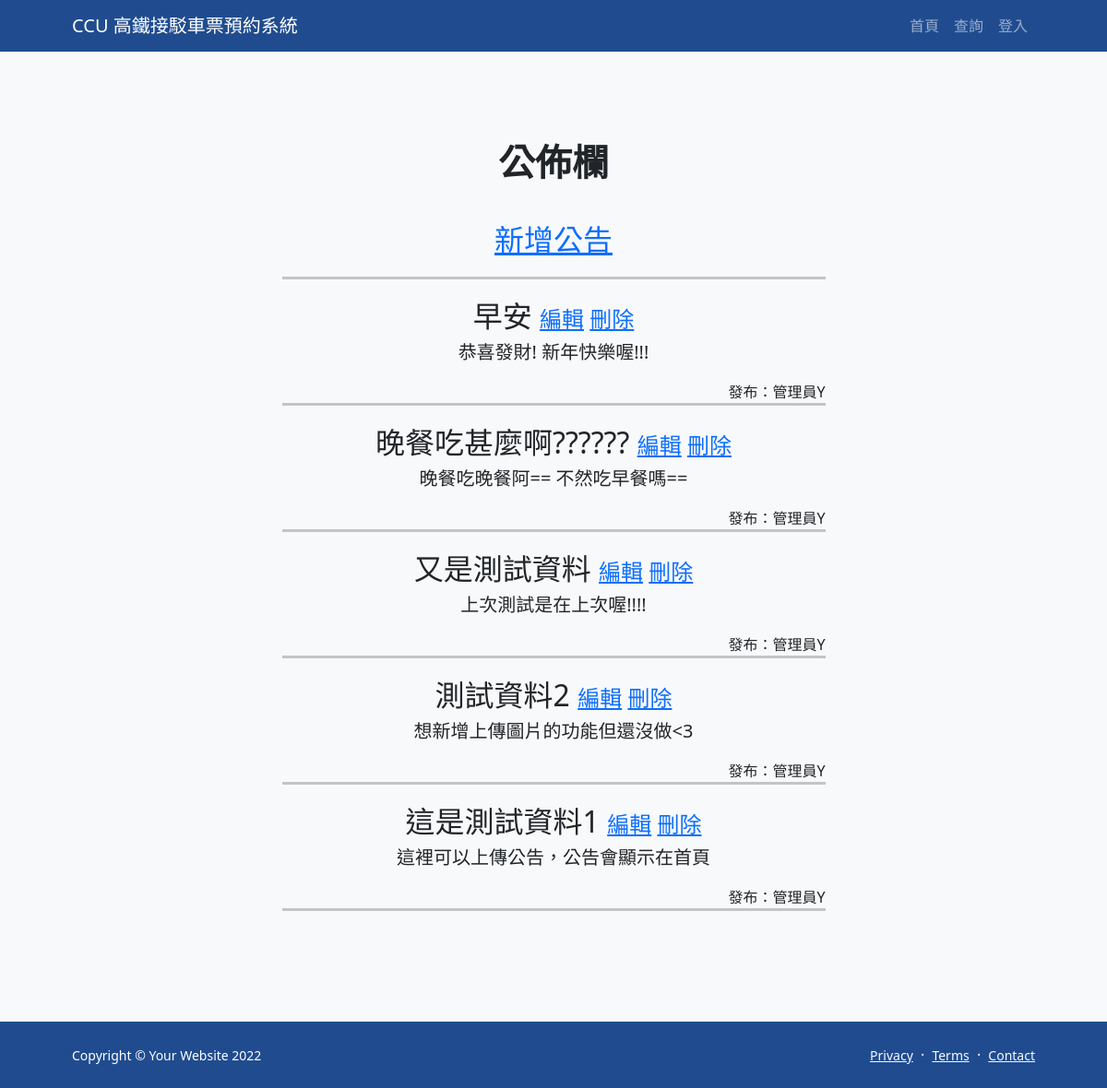
The page /announce.php on the database its author committed.
### tables this page shows
CREATE TABLE IF NOT EXISTS `announcement` (
  `index` bigint(20) NOT NULL AUTO_INCREMENT,
  `title` varchar(50) DEFAULT NULL,
  `date` datetime DEFAULT NULL,
  `content` varchar(100) DEFAULT NULL,
  `img` varchar(100) DEFAULT NULL,
  `author` varchar(15) DEFAULT NULL,
  PRIMARY KEY (`index`) USING BTREE
);

### announce.php (the view, shortened to what this page needs)
<?php
    require_once 'dbconnection.php';
    $sqlanc = 'SELECT * FROM `announcement` ORDER BY `index` DESC';
    $data = $pdo->prepare($sqlanc);
    $data->execute();
    $item = $data->fetchAll();
?>
<!DOCTYPE html>
<html lang="zh-TW">
    <head>
        <link href="https://cdn.jsdelivr.net/npm/bootstrap-icons@1.5.0/font/bootstrap-icons.css" rel="stylesheet" />
        <link rel="stylesheet" href="https://code.jquery.com/ui/1.13.1/themes/smoothness/jquery-ui.css" type="text/css"/>
        <link href="css/styles.css" rel="stylesheet" />
    </head>
    <body class="d-flex flex-column">
        <main class="flex-shrink-0">
            <nav class="navbar navbar-expand-lg navbar-dark bg-dark">
                <div class="container px-5">
                    <a class="navbar-brand" href="index.php">CCU 高鐵接駁車票預約系統</a>
                    <div class="collapse navbar-collapse" id="navbarSupportedContent">
                        <ul class="navbar-nav ms-auto mb-2 mb-lg-0">
                            <li class="nav-item"><a class="nav-link" href="index.php">首頁</a></li>
                            <li class="nav-item"><a class="nav-link" href="searching.php">查詢</a></li>
                            <li class="nav-item"><a class="nav-link" href="login.php">登入</a></li>
                        </ul>
                    </div>
                </div>
            </nav>
            <div class="py-5 bg-light" id="announce">
                <div class="container px-5 my-5">
                    <div class="row gx-5 justify-content-center">
                        <div class="col-lg-10 col-xl-7">
                            <div class="text-center">
                                <span class='fw-bold display-6 mb-5'>公佈欄</span>
                                <div class="fs-4 mb-4 ">
                                <br>
                                <a href="A_edit.php?id=-1" class="fs-2">新增公告</a>
                                <br>
                                <hr size='5px' width="100%">
                                <?php
                                foreach($item as $i){
                                    echo '<span class="fs-2 ">';echo $i['title'];echo' </span>';
                                    echo '<a href="A_edit.php?id='.$i['index'].'">編輯</a> <a href="javascript: del('.$i['index'].')">刪除</a>';
                                    echo '<div class="d-flex align-items-center justify-content-center fs-5">';
                                    echo '<p>'.$i['content'].'</p>'.'</br>'.'</div>';
                                    echo '<span class="fw-normal fs-6 float-end">發布：'.$i['author'].'</span>';
                                    echo '<hr size="5px" width="100%">';
                                }
                                ?>
                                </div>
                            </div>
                        </div>
                    </div>
                </div>
            </div>
        </main>
        <footer class="bg-dark py-4 mt-auto">
            <div class="container px-5">
                <div class="row align-items-center justify-content-between flex-column flex-sm-row">
                    <div class="col-auto"><div class="small m-0 text-white">Copyright &copy; Your Website 2022</div></div>
                    <div class="col-auto">
                        <a class="link-light small" href="#!">Privacy</a>
                        <span class="text-white mx-1">&middot;</span>
                        <a class="link-light small" href="#!">Terms</a>
                        <span class="text-white mx-1">&middot;</span>
                        <a class="link-light small" href="#!">Contact</a>
                    </div>
                </div>
            </div>
        </footer>
    </body>
</html>

### rows shown on the page
announcement: title "早安", content "恭喜發財! 新年快樂喔!!!", author "管理員Y"
announcement: title "晚餐吃甚麼啊??????", content "晚餐吃晚餐阿== 不然吃早餐嗎==", author "管理員Y"
announcement: title "又是測試資料", content "上次測試是在上次喔!!!!", author "管理員Y"
announcement: title "測試資料2", content "想新增上傳圖片的功能但還沒做<3", author "管理員Y"
announcement: title "這是測試資料1", content "這裡可以上傳公告，公告會顯示在首頁", author "管理員Y"
